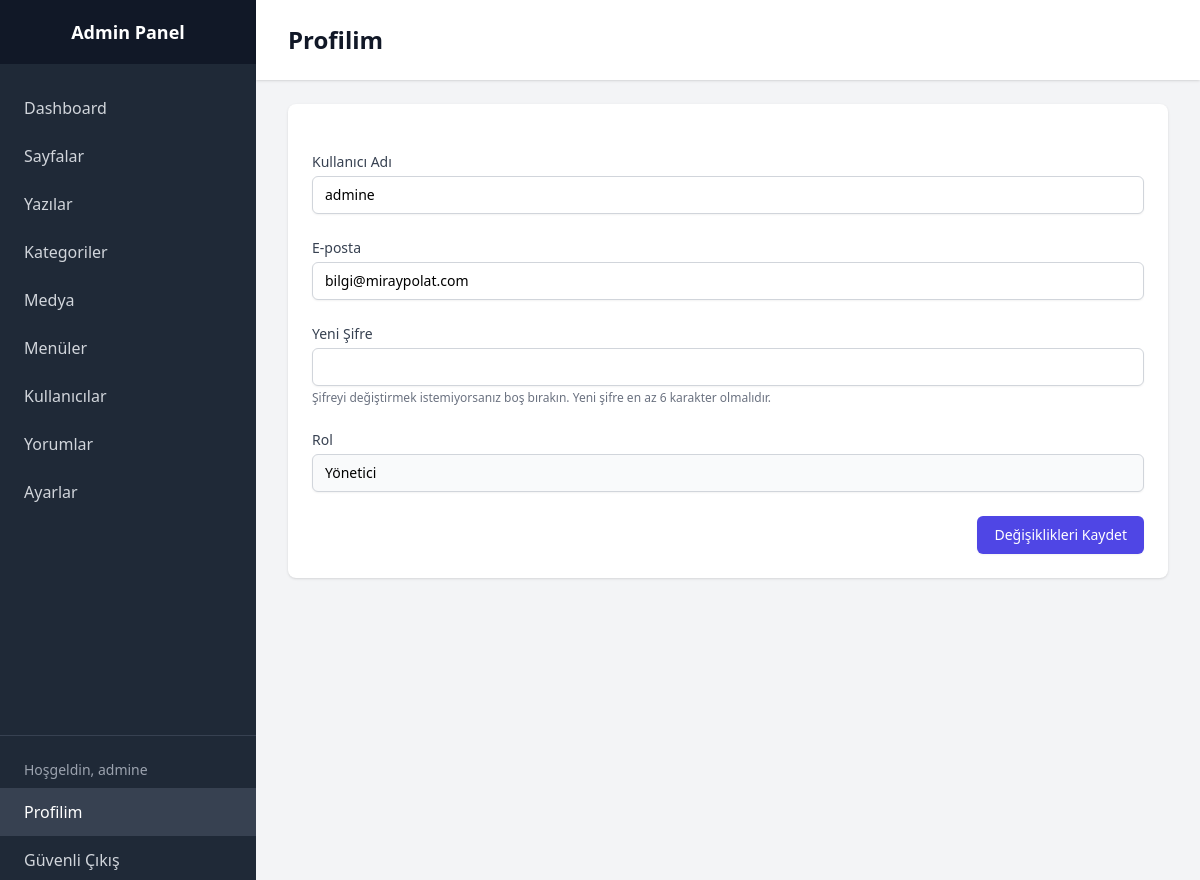
The page /backoffice/admin/profile.php (signed in) on the database its author committed.
### tables this page shows
CREATE TABLE users (
        id INTEGER PRIMARY KEY AUTOINCREMENT,
        username TEXT UNIQUE NOT NULL,
        email TEXT UNIQUE NOT NULL,
        password TEXT NOT NULL,
        role TEXT CHECK(role IN ("admin", "editor", "author", "subscriber")) NOT NULL,
        created_at DATETIME DEFAULT CURRENT_TIMESTAMP
    );

### backoffice/includes/functions.php (called while the page is built, shortened)
<?php
function clean($data) {
    return htmlspecialchars($data, ENT_QUOTES, 'UTF-8');
}

### backoffice/admin/profile.php (the view, shortened to what this page needs)
<?php
require_once '../includes/auth.php';
$stmt = $db->prepare('SELECT * FROM users WHERE id = :id');
$stmt->bindValue(':id', $_SESSION['user_id'], SQLITE3_INTEGER);
$result = $stmt->execute();
$user = $result->fetchArray(SQLITE3_ASSOC);
?>
<!DOCTYPE html>
<html lang="tr">
<head>
    <script src="https://cdn.tailwindcss.com"></script>
</head>
<body class="bg-gray-100">
    <div class="min-h-screen flex">
        <?php include 'includes/sidebar.php'; ?>
        <div class="flex-1">
            <header class="bg-white shadow">
                <div class="max-w-7xl mx-auto py-6 px-4 sm:px-6 lg:px-8">
                    <h1 class="text-2xl font-bold text-gray-900">Profilim</h1>
                </div>
            </header>
            <main class="max-w-7xl mx-auto py-6 sm:px-6 lg:px-8">
                <div class="bg-white shadow rounded-lg">
                    <div class="p-6">
                        <form method="POST" class="space-y-6">
                            <div>
                                <label class="block text-sm font-medium text-gray-700">
                                    Kullanıcı Adı
                                </label>
                                <div class="mt-1">
                                    <input type="text" name="username" required
                                           value="<?php echo clean($user['username']); ?>"
                                           class="block w-full px-3 py-2 border border-gray-300 rounded-md shadow-sm focus:outline-none focus:ring-indigo-500 focus:border-indigo-500 sm:text-sm">
                                </div>
                            </div>
                            <div>
                                <label class="block text-sm font-medium text-gray-700">
                                    E-posta
                                </label>
                                <div class="mt-1">
                                    <input type="email" name="email" required
                                           value="<?php echo clean($user['email']); ?>"
                                           class="block w-full px-3 py-2 border border-gray-300 rounded-md shadow-sm focus:outline-none focus:ring-indigo-500 focus:border-indigo-500 sm:text-sm">
                                </div>
                            </div>
                            <div>
                                <label class="block text-sm font-medium text-gray-700">
                                    Yeni Şifre
                                </label>
                                <div class="mt-1">
                                    <input type="password" name="password"
                                           class="block w-full px-3 py-2 border border-gray-300 rounded-md shadow-sm focus:outline-none focus:ring-indigo-500 focus:border-indigo-500 sm:text-sm">
                                </div>
                                <p class="mt-1 text-xs text-gray-500">Şifreyi değiştirmek istemiyorsanız boş bırakın. Yeni şifre en az 6 karakter olmalıdır.</p>
                            </div>
                            <div>
                                <label class="block text-sm font-medium text-gray-700">
                                    Rol
                                </label>
                                <div class="mt-1">
                                    <input type="text" value="<?php
                                        echo match($user['role']) {
                                            'admin' => 'Yönetici',
                                            'editor' => 'Editör',
                                            'author' => 'Yazar',
                                            'subscriber' => 'Abone',
                                        };
                                    ?>" disabled
                                           class="block w-full px-3 py-2 border border-gray-300 rounded-md shadow-sm bg-gray-50 sm:text-sm">
                                </div>
                            </div>
                            <div class="flex justify-end">
                                <button type="submit" name="update_profile"
                                    class="inline-flex justify-center py-2 px-4 border border-transparent shadow-sm text-sm font-medium rounded-md text-white bg-indigo-600 hover:bg-indigo-700 focus:outline-none focus:ring-2 focus:ring-offset-2 focus:ring-indigo-500">
                                    Değişiklikleri Kaydet
                                </button>
                            </div>
                        </form>
                    </div>
                </div>
            </main>
        </div>
    </div>
</body>
</html>

### rows shown on the page
users: username "admine", email "bilgi@miraypolat.com", role "Yönetici"

### other values the page prints
$_SESSION['username'] "admine"
